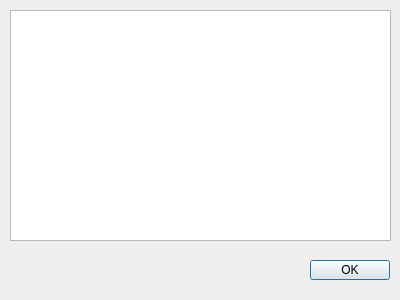
<?xml version="1.0" encoding="UTF-8"?>
<ui version="4.0">
 <class>FilterWindow</class>
 <widget class="QDialog" name="FilterWindow">
  <property name="geometry">
   <rect>
    <x>0</x>
    <y>0</y>
    <width>400</width>
    <height>300</height>
   </rect>
  </property>
  <property name="windowTitle">
   <string>Capture Filter Setting</string>
  </property>
  <property name="windowIcon">
   <iconset resource="../resource.qrc">
    <normaloff>:/images/resource/icons/capture_filter.png</normaloff>:/images/resource/icons/capture_filter.png</iconset>
  </property>
  <property name="modal">
   <bool>true</bool>
  </property>
  <widget class="QTableWidget" name="tableWidget">
   <property name="geometry">
    <rect>
     <x>10</x>
     <y>10</y>
     <width>381</width>
     <height>231</height>
    </rect>
   </property>
  </widget>
  <widget class="QPushButton" name="pushButton">
   <property name="geometry">
    <rect>
     <x>310</x>
     <y>260</y>
     <width>80</width>
     <height>20</height>
    </rect>
   </property>
   <property name="text">
    <string>OK</string>
   </property>
  </widget>
 </widget>
 <resources>
  <include location="../resource.qrc"/>
 </resources>
 <connections/>
</ui>
